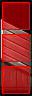

Tiled map render using the project's own tile images. Description and the map definition, with tile-layer contents summarised, below:
An orthogonal 1x3 tile map with 32x32 px tiles, 2 tile layers (objects, collision), 1 hidden layer not drawn, 6 tilesets.

<map version="1.0" orientation="orthogonal" width="1" height="3" tilewidth="32" tileheight="32">
 <tileset firstgid="1" name="furniture-modern" tilewidth="32" tileheight="32">
  <image source="../maps/graphics/tiles/furniture-modern.png" width="512" height="512" />
 </tileset>
 <tileset firstgid="257" name="furniture-placement" tilewidth="32" tileheight="32">
  <image source="../maps/graphics/tiles/furniture-placement.png" width="64" height="64" />
  <tile id="2">
   <properties>
    <property name="constraint" value="ground" />
   </properties>
  </tile>
  <tile id="3">
   <properties>
    <property name="constraint" value="wall" />
   </properties>
  </tile>
 </tileset>
 <tileset firstgid="261" name="collision" tilewidth="32" tileheight="32">
  <image source="../maps/graphics/tiles/collision.png" width="64" height="32" />
  <tile id="0">
   <properties>
    <property name="collision" value="short" />
   </properties>
  </tile>
 </tileset>
 <tileset firstgid="263" name="furniture-lab" tilewidth="32" tileheight="32">
  <image source="../maps/graphics/tiles/furniture-lab.png" width="512" height="512" />
 </tileset>
 <tileset firstgid="519" name="future-obj3" tilewidth="32" tileheight="32">
  <image source="../image-atlases/future-obj3.png" width="512" height="512" />
 </tileset>
 <tileset firstgid="775" name="future-obj4" tilewidth="32" tileheight="32">
  <image source="../image-atlases/future-obj4.png" width="512" height="512" />
 </tileset>
 <layer name="objects" width="1" height="3">
  <data>[3 cells, 3 non-empty, 3 distinct tile ids]</data>
 </layer>
 <layer name="constraints" width="1" height="3" visible="0">
  <data>[3 cells, 2 non-empty, 2 distinct tile ids]</data>
 </layer>
 <layer name="collision" width="1" height="3">
  <data>[3 cells, 3 non-empty, 1 distinct tile ids]</data>
 </layer>
</map>
